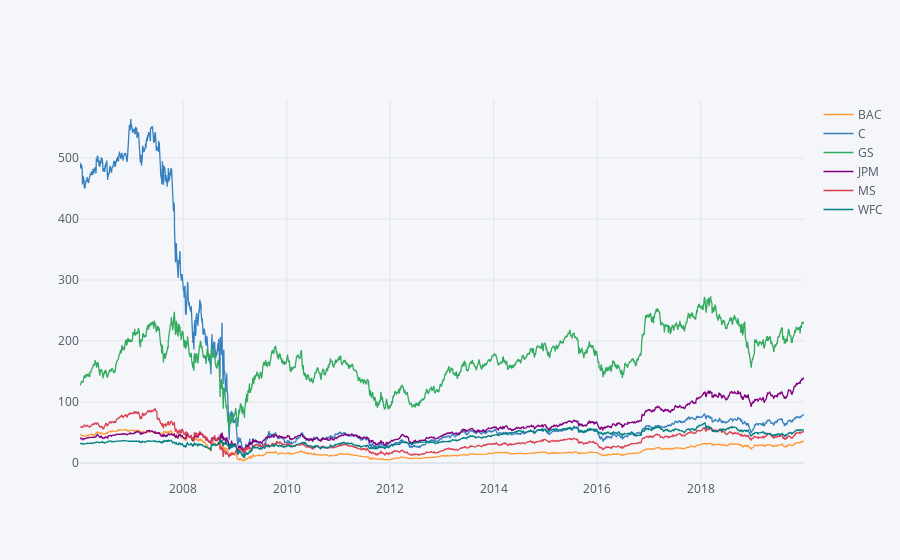

Here is the notebook cell this chart was saved with:
### Code cell
bank_stocks.xs('Close',axis=1,level='Stock Info').iplot()

### Figure 1 — Plotly figure (JSON) as saved in the notebook; plotly's stock layout.template omitted (floating-point values rounded to 4 significant figures; data arrays with more than 128 entries replaced by an {"elided": "..."} marker saying what was removed)
{"data": [{"line": {"color": "rgba(255, 153, 51, 1.0)", "dash": "solid", "shape": "linear", "width": 1.3}, "mode": "lines", "name": "BAC", "text": "", "type": "scatter", "x": {"elided": "3523 str values"}, "y": {"elided": "3523 float values"}}, {"line": {"color": "rgba(55, 128, 191, 1.0)", "dash": "solid", "shape": "linear", "width": 1.3}, "mode": "lines", "name": "C", "text": "", "type": "scatter", "x": {"elided": "3523 str values"}, "y": {"elided": "3523 float values"}}, {"line": {"color": "rgba(50, 171, 96, 1.0)", "dash": "solid", "shape": "linear", "width": 1.3}, "mode": "lines", "name": "GS", "text": "", "type": "scatter", "x": {"elided": "3523 str values"}, "y": {"elided": "3523 float values"}}, {"line": {"color": "rgba(128, 0, 128, 1.0)", "dash": "solid", "shape": "linear", "width": 1.3}, "mode": "lines", "name": "JPM", "text": "", "type": "scatter", "x": {"elided": "3523 str values"}, "y": {"elided": "3523 float values"}}, {"line": {"color": "rgba(219, 64, 82, 1.0)", "dash": "solid", "shape": "linear", "width": 1.3}, "mode": "lines", "name": "MS", "text": "", "type": "scatter", "x": {"elided": "3523 str values"}, "y": {"elided": "3523 float values"}}, {"line": {"color": "rgba(0, 128, 128, 1.0)", "dash": "solid", "shape": "linear", "width": 1.3}, "mode": "lines", "name": "WFC", "text": "", "type": "scatter", "x": {"elided": "3523 str values"}, "y": {"elided": "3523 float values"}}], "layout": {"legend": {"bgcolor": "#F5F6F9", "font": {"color": "#4D5663"}}, "paper_bgcolor": "#F5F6F9", "plot_bgcolor": "#F5F6F9", "title": {"font": {"color": "#4D5663"}}, "xaxis": {"gridcolor": "#E1E5ED", "showgrid": true, "tickfont": {"color": "#4D5663"}, "title": {"font": {"color": "#4D5663"}, "text": ""}, "zerolinecolor": "#E1E5ED"}, "yaxis": {"gridcolor": "#E1E5ED", "showgrid": true, "tickfont": {"color": "#4D5663"}, "title": {"font": {"color": "#4D5663"}, "text": ""}, "zerolinecolor": "#E1E5ED"}}}
